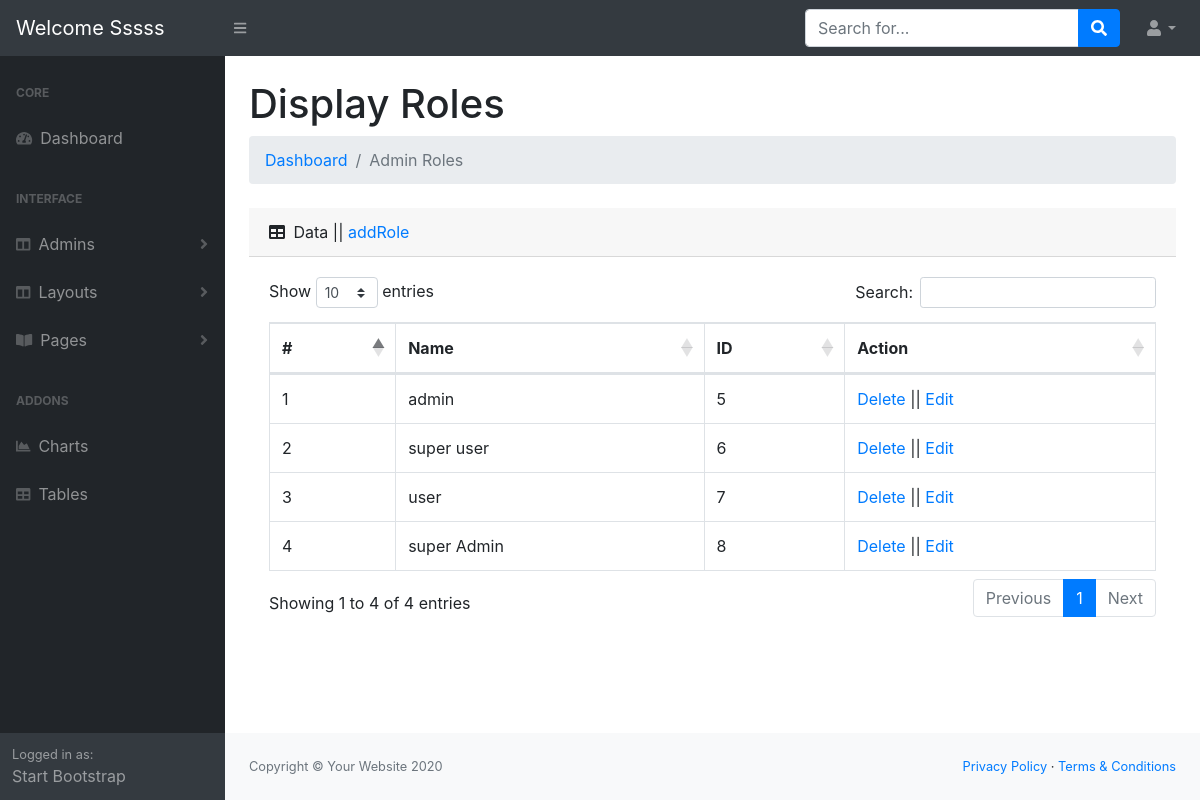
The page /dashboard/admin/adminRoles/displayRoles.php (signed in) on the database its author committed.
### tables this page shows
CREATE TABLE `roles` (
  `id` int(11) NOT NULL,
  `role` char(50) NOT NULL
);

### dashboard/includes/helperFunction.php (called while the page is built, shortened)
<?php
function url($url){
   return "http://".$_SERVER['HTTP_HOST']."/portfolio/dashboard/".$url;
  }
?>

### dashboard/admin/adminRoles/displayRoles.php (the view)
<?php
    require '../../includes/connection.php';
    include '../../includes/helperFunction.php';
    $sql = "SELECT * FROM roles";
    $op = mysqli_query($con,$sql);
?>
<?php
    include '../../includes/layout/head.php';
?>
    <body class="sb-nav-fixed">
        <?php include '../../includes/layout/nav.php'; ?>
        <div id="layoutSidenav">
        <?php include '../../includes/layout/sideNav.php'; ?>
            <div id="layoutSidenav_content">
                <main>
                    <div class="container-fluid">
                        <h1 class="mt-4">Display Roles</h1>
                        <ol class="breadcrumb mb-4">
                            <li class="breadcrumb-item"><a href="../../index.php">Dashboard</a></li>
                            <li class="breadcrumb-item active">Admin Roles</li>
                        </ol>
                            <div class="card-header">
                                <i class="fas fa-table mr-1"></i>
                               Data || <a href="<?php   echo url('admin/adminRoles/addRole.php');  ?> ">addRole</a>
                            </div>
                            <div class="card-body">
                                <div class="table-responsive">
                                    <table class="table table-bordered" id="dataTable" width="100%" cellspacing="0">
                                        <thead>
                                            <tr>
                                                <th>#</th>
                                                <th>Name</th>
                                                <th>ID</th>
                                                <th>Action</th>
                                            </tr>
                                        </thead>
                                        <tbody>
                                            <?php $i = 0;
                                                while($data = mysqli_fetch_assoc($op)){
                                                    $i++;
                                                    ?>
                                                    <tr>
                                                        <td><?php echo $i;?></td>
                                                        <td><?php echo $data['role'];?></td>
                                                        <td><?php echo $data['id'];?></td>
                                                        <td>
                                                            <a href ="deleteRole.php?id=<?php echo $data['id']; ?>">Delete</a> ||
                                                            <a href ="editRole.php?id=<?php echo $data['id']; ?>?role=<?php $_SESSION['role']=$data['role']; echo $_SESSION['role']; ?>">Edit</a></td>
                                                    </tr>
                                                <?php }?>
                                        </tbody>
                                    </table>
                                </div>
                            </div>
                    </div>
                </main>
                <?php include '../../includes/layout/footer.php'; ?>

### rows shown on the page
roles: role "admin", id "5"
roles: role "super user", id "6"
roles: role "user", id "7"
roles: role "super Admin", id "8"

### other values the page prints
$_SESSION['userData']['name'] "Sssss"
